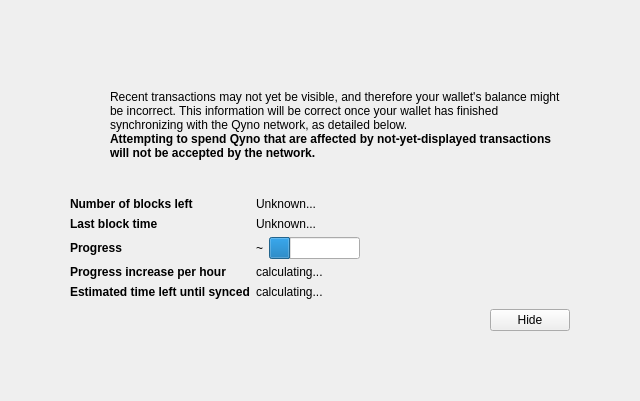
<?xml version="1.0" encoding="UTF-8"?>
<ui version="4.0">
 <class>ModalOverlay</class>
 <widget class="ModalOverlay" name="ModalOverlay">
  <property name="geometry">
   <rect>
    <x>0</x>
    <y>0</y>
    <width>640</width>
    <height>401</height>
   </rect>
  </property>
  <property name="windowTitle">
   <string>Form</string>
  </property>
  <layout class="QVBoxLayout" name="verticalLayout" stretch="0">
   <property name="sizeConstraint">
    <enum>QLayout::SetDefaultConstraint</enum>
   </property>
   <property name="leftMargin">
    <number>0</number>
   </property>
   <property name="topMargin">
    <number>0</number>
   </property>
   <property name="rightMargin">
    <number>0</number>
   </property>
   <property name="bottomMargin">
    <number>0</number>
   </property>
   <item>
    <widget class="QWidget" name="bgWidget" native="true">
     <property name="styleSheet">
      <string notr="true"/>
     </property>
     <layout class="QVBoxLayout" name="verticalLayoutMain" stretch="0">
      <property name="leftMargin">
       <number>60</number>
      </property>
      <property name="topMargin">
       <number>60</number>
      </property>
      <property name="rightMargin">
       <number>60</number>
      </property>
      <property name="bottomMargin">
       <number>60</number>
      </property>
      <item>
       <widget class="QWidget" name="contentWidget" native="true">
        <property name="styleSheet">
         <string notr="true"/>
        </property>
        <layout class="QVBoxLayout" name="verticalLayoutSub" stretch="1,0,0,0,0">
         <property name="spacing">
          <number>0</number>
         </property>
         <property name="leftMargin">
          <number>10</number>
         </property>
         <property name="topMargin">
          <number>10</number>
         </property>
         <property name="rightMargin">
          <number>10</number>
         </property>
         <property name="bottomMargin">
          <number>10</number>
         </property>
         <item>
          <layout class="QHBoxLayout" name="horizontalLayoutIconText" stretch="0,1">
           <property name="topMargin">
            <number>20</number>
           </property>
           <item>
            <layout class="QVBoxLayout" name="verticalLayoutIcon">
             <property name="leftMargin">
              <number>0</number>
             </property>
             <item>
              <widget class="QPushButton" name="warningIcon">
               <property name="enabled">
                <bool>false</bool>
               </property>
               <property name="text">
                <string/>
               </property>
               <property name="icon">
                <iconset>
                 <normaloff>:/icons/warning</normaloff>
                 <disabledoff>:/icons/warning</disabledoff>:/icons/warning</iconset>
               </property>
               <property name="iconSize">
                <size>
                 <width>48</width>
                 <height>48</height>
                </size>
               </property>
               <property name="flat">
                <bool>true</bool>
               </property>
              </widget>
             </item>
             <item>
              <spacer name="verticalSpacerWarningIcon">
               <property name="orientation">
                <enum>Qt::Vertical</enum>
               </property>
               <property name="sizeHint" stdset="0">
                <size>
                 <width>20</width>
                 <height>40</height>
                </size>
               </property>
              </spacer>
             </item>
            </layout>
           </item>
           <item>
            <layout class="QVBoxLayout" name="verticalLayoutInfoText">
             <property name="leftMargin">
              <number>0</number>
             </property>
             <property name="topMargin">
              <number>0</number>
             </property>
             <item>
              <widget class="QLabel" name="infoText">
               <property name="text">
                <string>Recent transactions may not yet be visible, and therefore your wallet's balance might be incorrect. This information will be correct once your wallet has finished synchronizing with the Qyno network, as detailed below.</string>
               </property>
               <property name="textFormat">
                <enum>Qt::RichText</enum>
               </property>
               <property name="wordWrap">
                <bool>true</bool>
               </property>
              </widget>
             </item>
             <item>
              <widget class="QLabel" name="infoTextStrong">
               <property name="font">
                <font>
                 <weight>75</weight>
                 <bold>true</bold>
                </font>
               </property>
               <property name="text">
                <string>Attempting to spend Qyno that are affected by not-yet-displayed transactions will not be accepted by the network.</string>
               </property>
               <property name="textFormat">
                <enum>Qt::RichText</enum>
               </property>
               <property name="wordWrap">
                <bool>true</bool>
               </property>
              </widget>
             </item>
             <item>
              <spacer name="verticalSpacerInTextSpace">
               <property name="orientation">
                <enum>Qt::Vertical</enum>
               </property>
               <property name="sizeHint" stdset="0">
                <size>
                 <width>20</width>
                 <height>40</height>
                </size>
               </property>
              </spacer>
             </item>
            </layout>
           </item>
          </layout>
         </item>
         <item>
          <spacer name="verticalSpacerAfterText">
           <property name="orientation">
            <enum>Qt::Vertical</enum>
           </property>
           <property name="sizeHint" stdset="0">
            <size>
             <width>20</width>
             <height>40</height>
            </size>
           </property>
          </spacer>
         </item>
         <item>
          <layout class="QFormLayout" name="formLayout">
           <property name="fieldGrowthPolicy">
            <enum>QFormLayout::FieldsStayAtSizeHint</enum>
           </property>
           <property name="horizontalSpacing">
            <number>6</number>
           </property>
           <property name="verticalSpacing">
            <number>6</number>
           </property>
           <property name="topMargin">
            <number>10</number>
           </property>
           <item row="0" column="0">
            <widget class="QLabel" name="labelNumberOfBlocksLeft">
             <property name="font">
              <font>
               <weight>75</weight>
               <bold>true</bold>
              </font>
             </property>
             <property name="text">
              <string>Number of blocks left</string>
             </property>
            </widget>
           </item>
           <item row="0" column="1">
            <widget class="QLabel" name="numberOfBlocksLeft">
             <property name="text">
              <string>Unknown...</string>
             </property>
            </widget>
           </item>
           <item row="1" column="0">
            <widget class="QLabel" name="labelLastBlockTime">
             <property name="font">
              <font>
               <weight>75</weight>
               <bold>true</bold>
              </font>
             </property>
             <property name="text">
              <string>Last block time</string>
             </property>
            </widget>
           </item>
           <item row="1" column="1">
            <widget class="QLabel" name="newestBlockDate">
             <property name="sizePolicy">
              <sizepolicy hsizetype="Maximum" vsizetype="Preferred">
               <horstretch>0</horstretch>
               <verstretch>0</verstretch>
              </sizepolicy>
             </property>
             <property name="text">
              <string>Unknown...</string>
             </property>
            </widget>
           </item>
           <item row="2" column="0">
            <widget class="QLabel" name="labelSyncDone">
             <property name="font">
              <font>
               <weight>75</weight>
               <bold>true</bold>
              </font>
             </property>
             <property name="text">
              <string>Progress</string>
             </property>
            </widget>
           </item>
           <item row="2" column="1">
            <layout class="QHBoxLayout" name="horizontalLayoutSync" stretch="0,1">
             <item>
              <widget class="QLabel" name="percentageProgress">
               <property name="text">
                <string>~</string>
               </property>
              </widget>
             </item>
             <item>
              <widget class="QProgressBar" name="progressBar">
               <property name="value">
                <number>24</number>
               </property>
               <property name="format">
                <string/>
               </property>
              </widget>
             </item>
            </layout>
           </item>
           <item row="4" column="0">
            <widget class="QLabel" name="labelProgressIncrease">
             <property name="font">
              <font>
               <weight>75</weight>
               <bold>true</bold>
              </font>
             </property>
             <property name="text">
              <string>Progress increase per hour</string>
             </property>
            </widget>
           </item>
           <item row="4" column="1">
            <widget class="QLabel" name="progressIncreasePerH">
             <property name="text">
              <string>calculating...</string>
             </property>
            </widget>
           </item>
           <item row="5" column="0">
            <widget class="QLabel" name="labelEstimatedTimeLeft">
             <property name="font">
              <font>
               <weight>75</weight>
               <bold>true</bold>
              </font>
             </property>
             <property name="text">
              <string>Estimated time left until synced</string>
             </property>
            </widget>
           </item>
           <item row="5" column="1">
            <widget class="QLabel" name="expectedTimeLeft">
             <property name="text">
              <string>calculating...</string>
             </property>
            </widget>
           </item>
          </layout>
         </item>
         <item>
          <layout class="QHBoxLayout" name="horizontalLayoutButtons">
           <property name="leftMargin">
            <number>10</number>
           </property>
           <property name="topMargin">
            <number>10</number>
           </property>
           <item>
            <spacer name="horizontalSpacer">
             <property name="orientation">
              <enum>Qt::Horizontal</enum>
             </property>
             <property name="sizeHint" stdset="0">
              <size>
               <width>40</width>
               <height>20</height>
              </size>
             </property>
            </spacer>
           </item>
           <item>
            <widget class="QPushButton" name="closeButton">
             <property name="text">
              <string>Hide</string>
             </property>
            </widget>
           </item>
          </layout>
         </item>
         <item>
          <layout class="QVBoxLayout" name="verticalLayout_2">
           <item>
            <spacer name="verticalSpacer">
             <property name="orientation">
              <enum>Qt::Vertical</enum>
             </property>
             <property name="sizeHint" stdset="0">
              <size>
               <width>20</width>
               <height>40</height>
              </size>
             </property>
            </spacer>
           </item>
          </layout>
         </item>
        </layout>
       </widget>
      </item>
     </layout>
    </widget>
   </item>
  </layout>
 </widget>
 <customwidgets>
  <customwidget>
   <class>ModalOverlay</class>
   <extends>QWidget</extends>
   <header>modaloverlay.h</header>
   <container>1</container>
  </customwidget>
 </customwidgets>
 <resources/>
 <connections/>
</ui>
